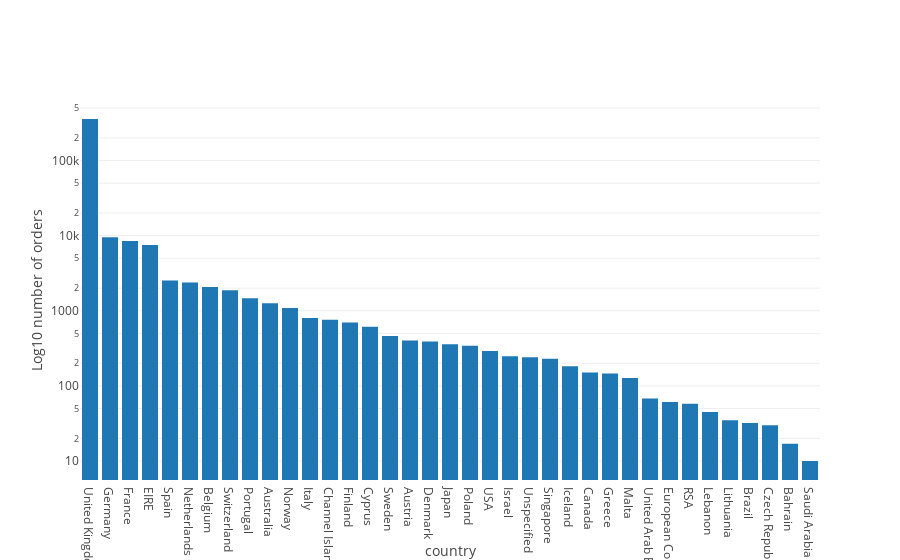

Write notebook code for a chart like this one.
### Code cell
from plotly.offline import download_plotlyjs, init_notebook_mode, plot, iplot
import plotly.graph_objs as go
init_notebook_mode(connected=True)

grouped  = dfCopy.groupby(['Country']).count()['Quantity'].sort_values(ascending=False) #verify if we have to do count or sum of quantity

data_plot = [go.Bar(x=grouped.index, y=grouped.values)]
layout = go.Layout(yaxis={'type':'log', 'autorange':True, 'title':'Log10 number of orders'},xaxis={'title':'country'})#I'm using a log scale just for visualisation as the UK dominates the market
fig = go.Figure(data=data_plot, layout=layout)
iplot(fig)

### Figure 1 — Plotly figure (JSON) as saved in the notebook; plotly's stock layout.template omitted (floating-point values rounded to 4 significant figures)
{"data": [{"type": "bar", "uid": "70d2531b-6ad8-46c4-adf8-504e5f1a4889", "x": ["United Kingdom", "Germany", "France", "EIRE", "Spain", "Netherlands", "Belgium", "Switzerland", "Portugal", "Australia", "Norway", "Italy", "Channel Islands", "Finland", "Cyprus", "Sweden", "Austria", "Denmark", "Japan", "Poland", "USA", "Israel", "Unspecified", "Singapore", "Iceland", "Canada", "Greece", "Malta", "United Arab Emirates", "European Community", "RSA", "Lebanon", "Lithuania", "Brazil", "Czech Republic", "Bahrain", "Saudi Arabia"], "y": [356728, 9480, 8475, 7475, 2528, 2371, 2069, 1877, 1471, 1258, 1086, 803, 757, 695, 611, 461, 401, 389, 358, 341, 291, 247, 241, 229, 182, 151, 146, 127, 68, 61, 58, 45, 35, 32, 30, 17, 10]}], "layout": {"xaxis": {"title": {"text": "country"}}, "yaxis": {"autorange": true, "title": {"text": "Log10 number of orders"}, "type": "log"}}}
